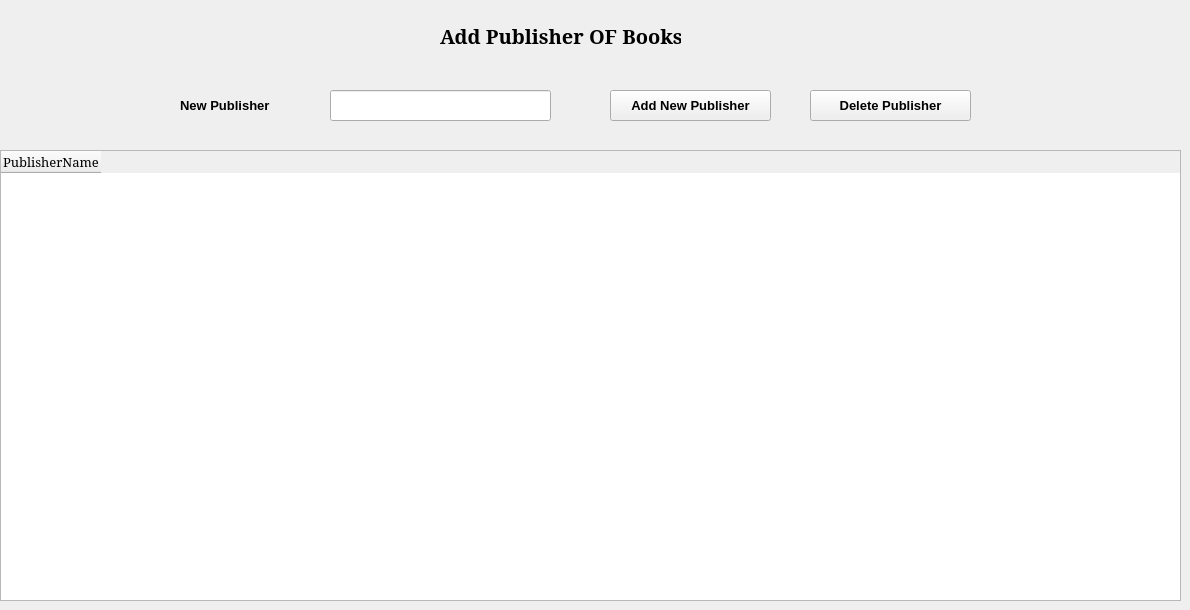
      <widget class="QWidget" name="tab_8">
       <attribute name="title">
        <string>Publisher</string>
       </attribute>
       <widget class="QLabel" name="label_30">
        <property name="geometry">
         <rect>
          <x>180</x>
          <y>90</y>
          <width>131</width>
          <height>31</height>
         </rect>
        </property>
        <property name="font">
         <font>
          <pointsize>10</pointsize>
          <weight>75</weight>
          <bold>true</bold>
         </font>
        </property>
        <property name="text">
         <string>New Publisher</string>
        </property>
       </widget>
       <widget class="QTableWidget" name="tableWidget_4">
        <property name="geometry">
         <rect>
          <x>0</x>
          <y>150</y>
          <width>1181</width>
          <height>451</height>
         </rect>
        </property>
        <property name="font">
         <font>
          <family>Constantia</family>
          <pointsize>10</pointsize>
          <weight>9</weight>
          <italic>false</italic>
          <bold>false</bold>
         </font>
        </property>
        <property name="styleSheet">
         <string notr="true">font: 75 10pt &quot;Constantia&quot;;</string>
        </property>
        <column>
         <property name="text">
          <string>PublisherName</string>
         </property>
        </column>
       </widget>
       <widget class="QPushButton" name="pushButton_16">
        <property name="geometry">
         <rect>
          <x>610</x>
          <y>90</y>
          <width>161</width>
          <height>31</height>
         </rect>
        </property>
        <property name="font">
         <font>
          <pointsize>10</pointsize>
          <weight>75</weight>
          <bold>true</bold>
         </font>
        </property>
        <property name="text">
         <string>Add New Publisher</string>
        </property>
       </widget>
       <widget class="QLineEdit" name="lineEdit_23">
        <property name="geometry">
         <rect>
          <x>330</x>
          <y>90</y>
          <width>221</width>
          <height>31</height>
         </rect>
        </property>
       </widget>
       <widget class="QLabel" name="label_37">
        <property name="geometry">
         <rect>
          <x>440</x>
          <y>10</y>
          <width>241</width>
          <height>51</height>
         </rect>
        </property>
        <property name="font">
         <font>
          <family>Constantia</family>
          <pointsize>15</pointsize>
          <weight>75</weight>
          <bold>true</bold>
         </font>
        </property>
        <property name="text">
         <string>Add Publisher OF Books</string>
        </property>
       </widget>
       <widget class="QPushButton" name="pushButton_34">
        <property name="geometry">
         <rect>
          <x>810</x>
          <y>90</y>
          <width>161</width>
          <height>31</height>
         </rect>
        </property>
        <property name="font">
         <font>
          <pointsize>10</pointsize>
          <weight>75</weight>
          <bold>true</bold>
         </font>
        </property>
        <property name="text">
         <string>Delete Publisher</string>
        </property>
       </widget>
      </widget>
